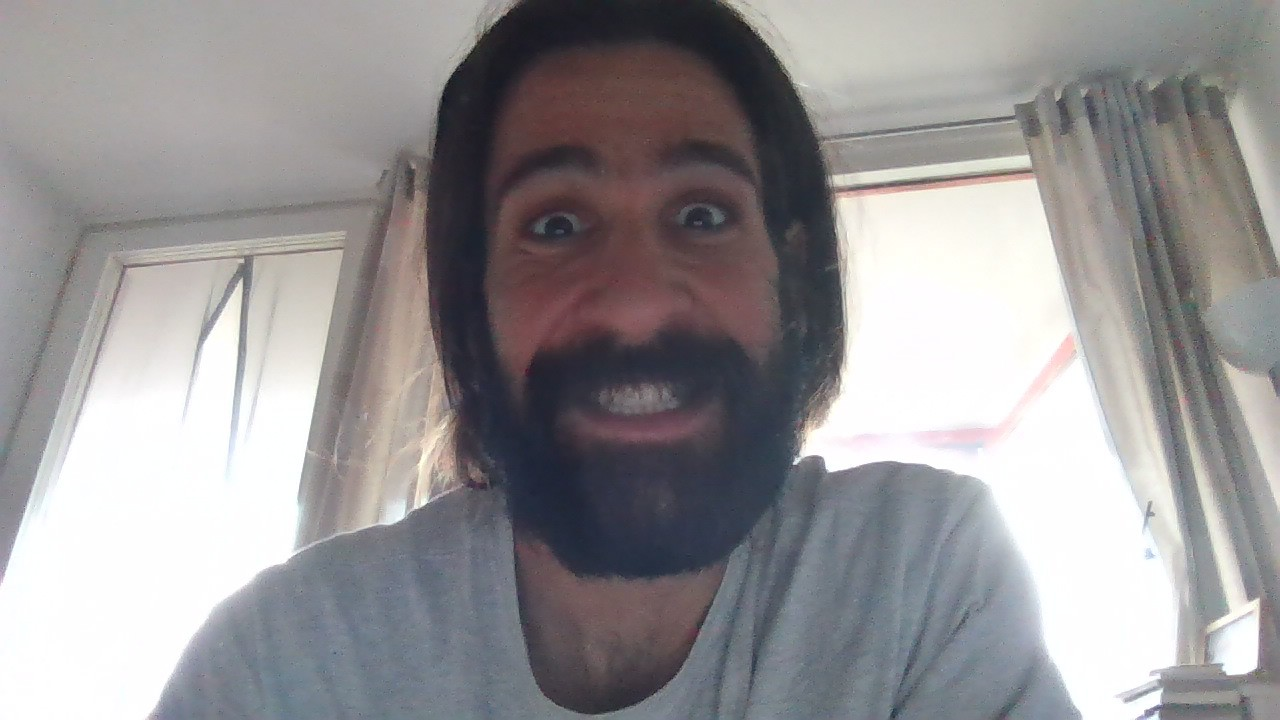
#> input picture Image Proccesing/data1.jpg, 1280 x 720 px
$ python 'Basic_Smile_Detectionv1_Haar Cascades.py'
#> lines starting #> are read from the running program, lines starting #| are printed output that depends on the picture; after the words box and inside, x2 and y2 are one past the last pixel; in counts of white or black regions, pixels touching at a corner belong together
import cv2

# Load pre-trained face and smile detectors from OpenCV
face_cascade = cv2.CascadeClassifier(cv2.data.haarcascades + 'haarcascade_frontalface_default.xml')
smile_cascade = cv2.CascadeClassifier(cv2.data.haarcascades + 'haarcascade_smile.xml')

# Load and convert the image
image = cv2.imread("data1.jpg")
#> image is the input picture: shape (720, 1280, 3); mean B, G, R 149.2, 147.6, 150.2
gray = cv2.cvtColor(image, cv2.COLOR_BGR2GRAY)
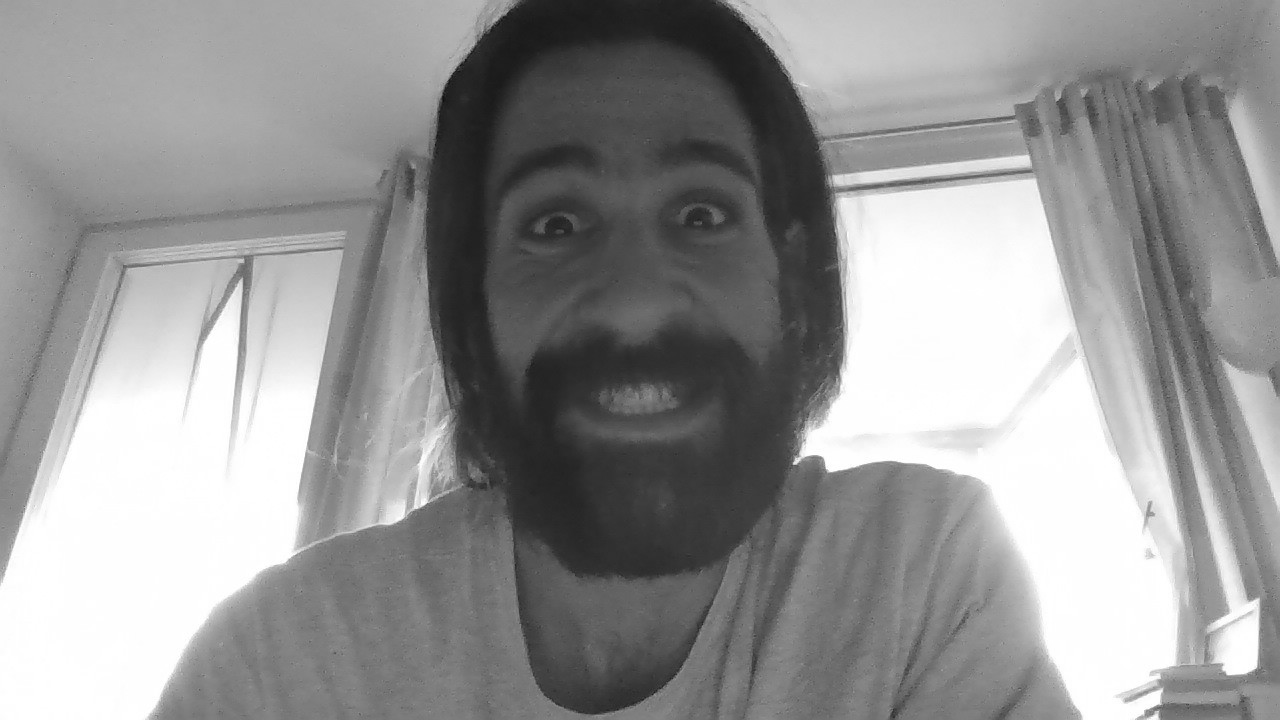
#> gray: shape (720, 1280); min 12, max 255, mean 148.6

# Detect faces
faces = face_cascade.detectMultiScale(gray, 1.3, 5)
#> faces = [[409, 57, 430, 430]]
for (x, y, w, h) in faces:
    roi_gray = gray[y:y+h, x:x+w]
    roi_color = image[y:y+h, x:x+w]

    # Draw rectangle around the face
    cv2.rectangle(image, (x, y), (x+w, y+h), (255, 0, 0), 2)

    # Detect smiles within the face region
    smiles = smile_cascade.detectMultiScale(roi_gray, 1.7, 22)
    for (sx, sy, sw, sh) in smiles:
        cv2.rectangle(roi_color, (sx, sy), (sx+sw, sy+sh), (0, 255, 0), 2)
#> this loop made 1 pass
#> (x, y, w, h, smiles) on pass 1: (409, 57, 430, 430, [[147, 300, 177, 88]])
#> pass 1, `roi_gray = gray[y:y+h, x:x+w]`:
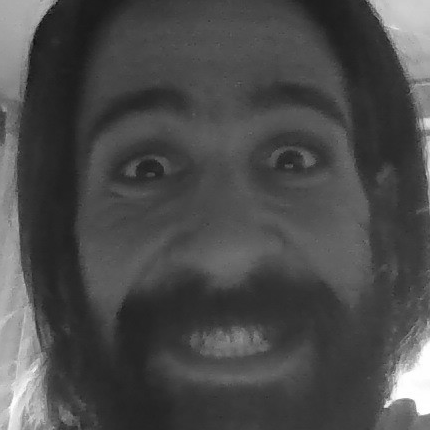
#> roi_gray: shape (430, 430); min 12, max 255, mean 75
#> pass 1, `roi_color = image[y:y+h, x:x+w]`:
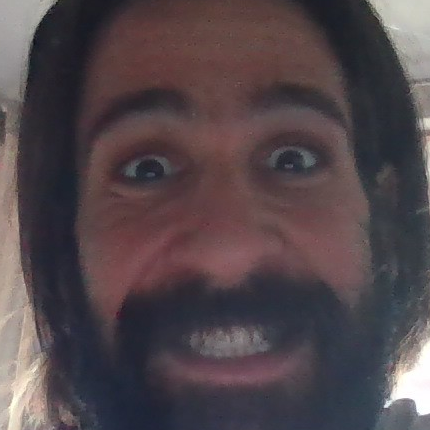
#> roi_color: shape (430, 430, 3); mean B, G, R 75.3, 71.1, 82.6
#> after the loop:
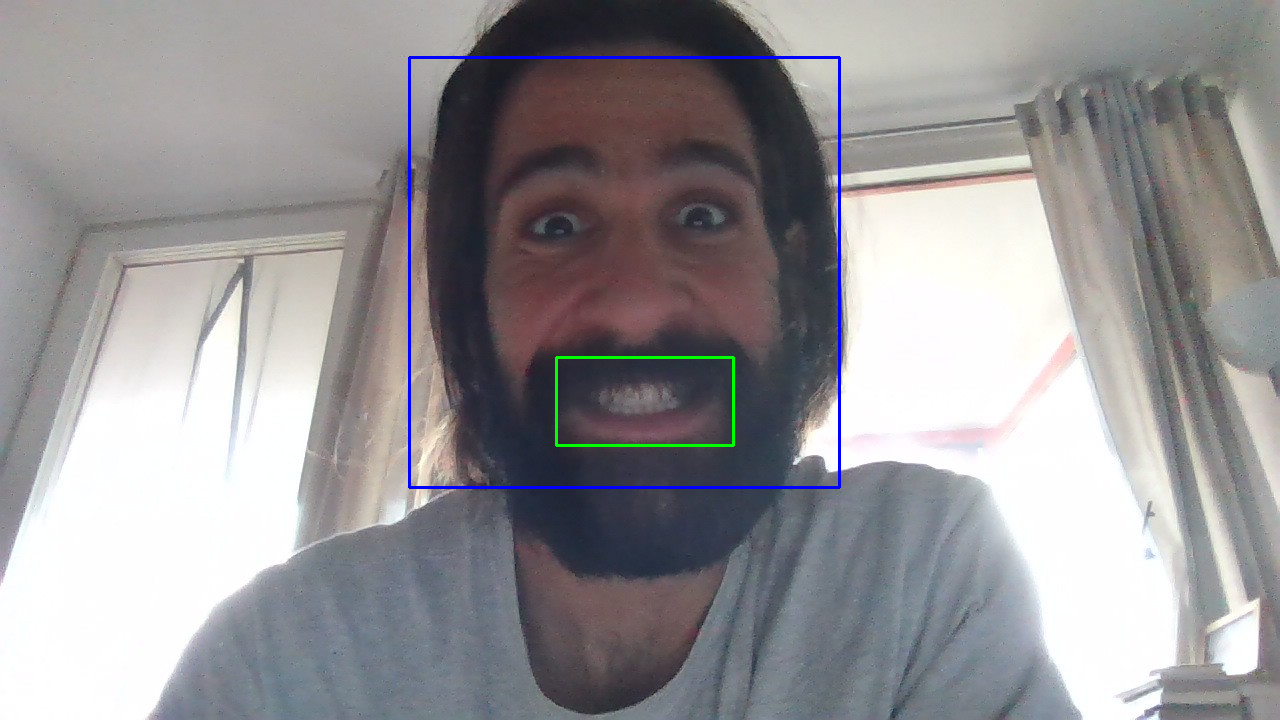
#> image: shape (720, 1280, 3); 0.73% of pixels changed, all inside (x1, y1, x2, y2) = (408, 56, 841, 489)
#> after the loop:
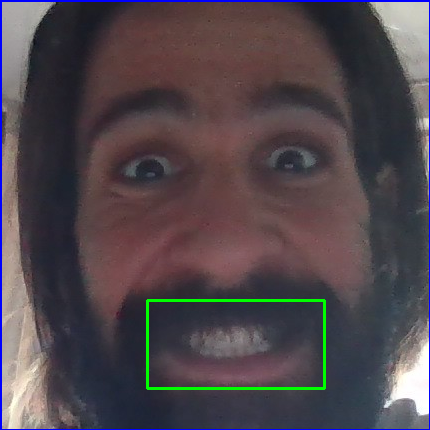
#> roi_color: shape (430, 430, 3); 2.25% of pixels changed, all inside (x1, y1, x2, y2) = (0, 0, 430, 430)

# Show the result
cv2.imshow("Smile Detection", image)
cv2.waitKey(0)
cv2.destroyAllWindows()
